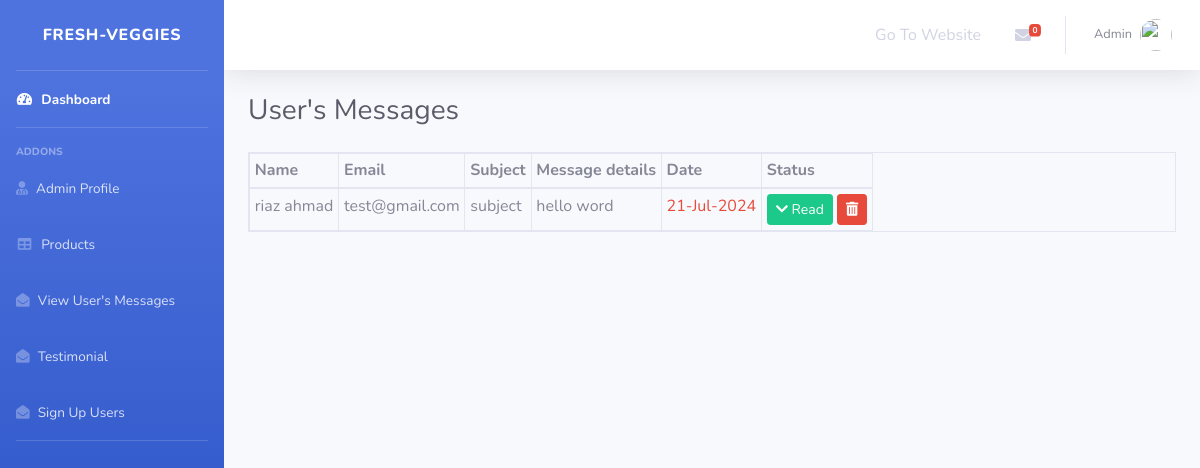
The page /admin/view_msg.php (signed in) on the database its author committed.
### tables this page shows
CREATE TABLE `messages` (
  `id` int(11) NOT NULL,
  `name` varchar(255) NOT NULL,
  `email` varchar(255) NOT NULL,
  `subject` varchar(255) NOT NULL,
  `msg` varchar(255) NOT NULL,
  `created_at` timestamp NOT NULL DEFAULT current_timestamp(),
  `status` int(11) NOT NULL DEFAULT 1,
  `seen` int(11) NOT NULL DEFAULT 1
);

### admin/view_msg.php (the view, shortened to what this page needs)
<!DOCTYPE html>
<html lang="en">
<head>
  <link href="vendor/fontawesome-free/css/all.min.css" rel="stylesheet" type="text/css">
  <link href="css/sb-admin-2.min.css" rel="stylesheet">
</head>
<body id="page-top">
  <div id="wrapper">
    <?php include 'sidebar.php'; ?>
    <div id="content-wrapper" class="d-flex flex-column">
      <div id="content">
        <?php include 'topnavbar.php'; ?>
        <div class="container-fluid">
          <div class="row">
            <div class="col-md-12">
              <div class="d-sm-flex align-items-center justify-content-between mb-4">
                <h1 class="h3 mb-0 text-gray-800">User's Messages</h1>
              </div>
              <table id="sampleTable" class="table table-sm table-responsive table-bordered">
                <thead>
                  <tr role="row">
                    <th>Name</th>
                    <th>Email</th>
                    <th>Subject</th>
                    <th>Message details</th>
                    <th> Date</th>
                    <th> Status</th>
                  </tr>
                </thead>
                <tbody>
                  <?php
                  $s = "select * from messages";
                  $r = mysqli_query($db, $s);
                  while ($row = mysqli_fetch_assoc($r)) {
                    $id = $row['id'];
                    $name = $row['name'];
                    $email = $row['email'];
                    $subject = $row['subject'];
                    $msg = $row['msg'];
                    $status = $row['status'];
                    $created_at = $row['created_at'];
                  ?>
                    <tr id="row_541" role="row" class="even">
                      <td> <?php echo $name; ?> </td>
                      <td><?php echo $email; ?></td>
                      <td><?php echo $subject; ?></td>
                      <td><?php echo $msg; ?></td>
                      <td class="text-danger">
                        <?php
                        if ($created_at == true) {
                          echo date("d-M-Y", strtotime($created_at));
                        } else {
                          echo "N/A";
                        }
                        ?>
                      </td>
                      <td class="text-center">
                        <?php
                        if ($status == 1) {
                          echo " <a class='btn btn-sm btn-primary text-white' href='view_msg.php?read=$id'>
                               Unread
                              </a>";
                              echo "<a onclick=\"return confirm('Are you sure To Delete Record?')\" class='delete btn btn-sm btn-danger text-white' href='view_msg.php?delete=$id'>
                              <i class='fas fa-trash-alt'></i>
                            </a>";
                        ?>
                        <?php
                        } else {
                          echo " <a class='btn btn-sm btn-success text-white'>
                                <i class='fas fa-chevron-down'></i>
                                 Read
                                </a>";
                          echo " <a onclick=\"return confirm('Are you sure To Delete Record?')\" class='btn btn-sm btn-danger text-white' href='view_msg.php?delete=$id'>
                              <i class='fas fa-trash-alt'></i>
                              </a>";
                        }
                        ?>
                      </td>
                    </tr>
                  <?php } ?>
                </tbody>
              </table>
            </div>
          </div>
        </div>
      </div>
    </div>
  </div>
   <link href="https://cdn.jsdelivr.net/npm/bootstrap-icons@1.4.1/font/bootstrap-icons.css" rel="stylesheet">    <link rel="stylesheet" href="https://use.fontawesome.com/releases/v5.15.4/css/all.css" />
</body>
</html>

### rows shown on the page
messages: name "riaz ahmad", email "test@gmail.com", subject "subject", msg "hello word", created_at "21-Jul-2024"

### other values the page prints
$_SESSION['username'] "Admin"
